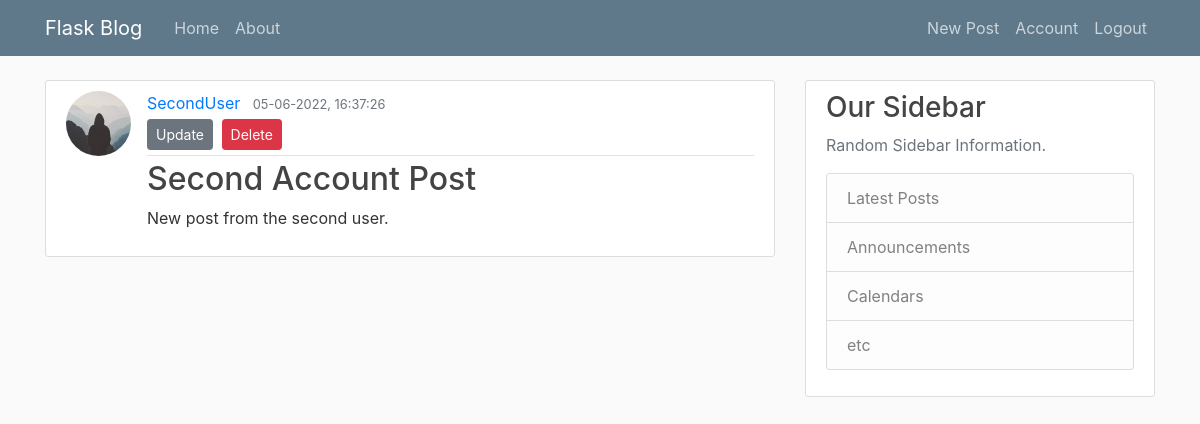
The app's page /post/2 (signed in) with its own data.
### flaskblog/models.py (models this page shows, shortened)
class User(db.Model, UserMixin):
    id = db.Column(db.Integer, primary_key=True)
    username = db.Column(db.String(20), unique=True, nullable=False)
    email = db.Column(db.String(120), unique=True, nullable=False)
    image_file = db.Column(db.String(20), nullable=False, default="default.jpg")
    password = db.Column(db.String(60), nullable=False)
    posts = db.relationship("Post", backref="author", lazy=True)

class Post(db.Model):
    id = db.Column(db.Integer, primary_key=True)
    title = db.Column(db.String(100), nullable=False)
    date_posted = db.Column(db.DateTime, nullable=False, default=datetime.utcnow)
    content = db.Column(db.Text, nullable=False)
    user_id = db.Column(db.Integer, db.ForeignKey("user.id"), nullable=False)

### flaskblog/routes.py (the view)
@app.route("/post/<int:post_id>")
def post(post_id):
    post = Post.query.get_or_404(post_id)
    return render_template("post.html", title=post.title, post=post)

### flaskblog/models.py (called while the page is built)
@login_manager.user_loader
def load_user(user_id):
    return User.query.get(int(user_id))

### flaskblog/templates/post.html (shortened to what this page needs)
{% extends "layout.html" %}
{% block content %}
<article class="media content-section">
    <img class="rounded-circle article-img" src="{{ url_for('static', filename='profile_pics/' + post.author.image_file) }}">
    <div class="media-body">
        <div class="article-metadata">
            <a class="mr-2" href="#">{{ post.author.username }}</a>
            <small class="text-muted">{{ post.date_posted.strftime('%d-%m-%Y, %H:%M:%S') }}</small>
            {% if post.author == current_user %}
                <div>
                    <a class="btn btn-secondary btn-sm mt-1 mb-1" href="{{ url_for('update_post', post_id=post.id) }}">Update</a>
                    <button type="button" class="btn btn-danger btn-sm m-1" data-toggle="modal" data-target="#deleteModal">Delete</button>
                </div>
            {% endif %}
        </div>
        <h2 class="article-title">{{ post.title }}</h2>
        <p class="article-content">{{ post.content }}</p>
    </div>
</article>
{% endblock content %}

### flaskblog/static/main.css (style rules this page uses)
body { background: #fafafa; color: #333333; margin-top: 5rem; }
h1, h2, h3, h4, h5, h6 { color: #444444; }
.content-section { background: #ffffff; padding: 10px 20px; border: 1px solid #dddddd; border-radius: 3px; margin-bottom: 20px; }
.article-title { color: #444444; }
.article-content { white-space: pre-line; }
.article-img { height: 65px; width: 65px; margin-right: 16px; }
.article-metadata { padding-bottom: 1px; margin-bottom: 4px; border-bottom: 1px solid #e3e3e3 }

### records on screen
User: image_file (placeholder picture), author.username "SecondUser"
Post: date_posted "05-06-2022, 16:37:26", title "Second Account Post", content "New post from the second user."
